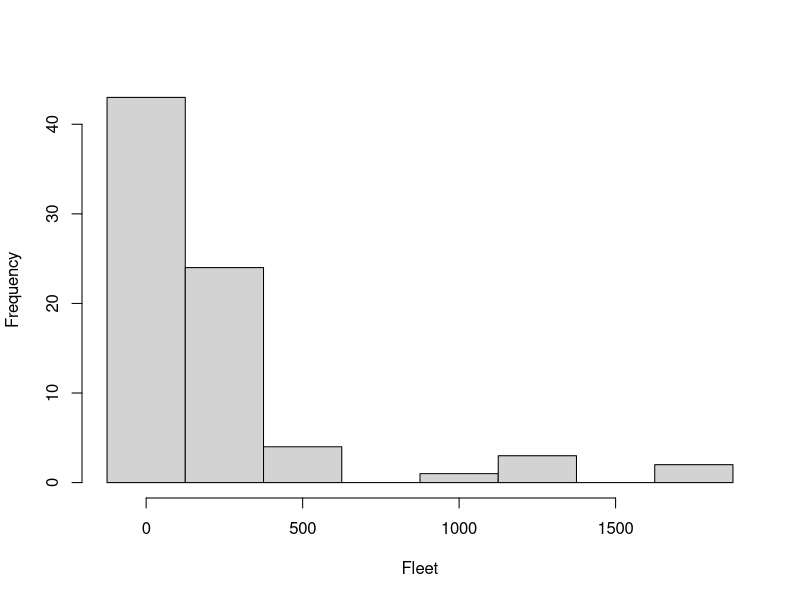
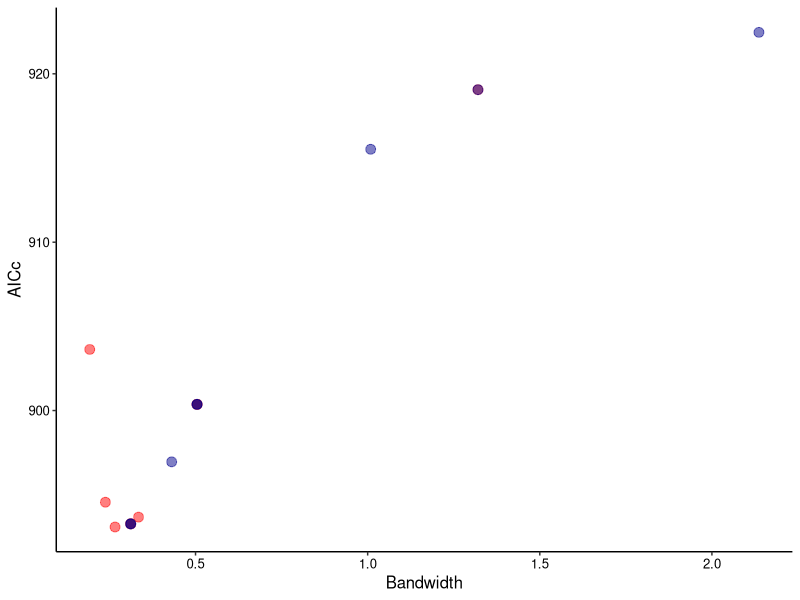
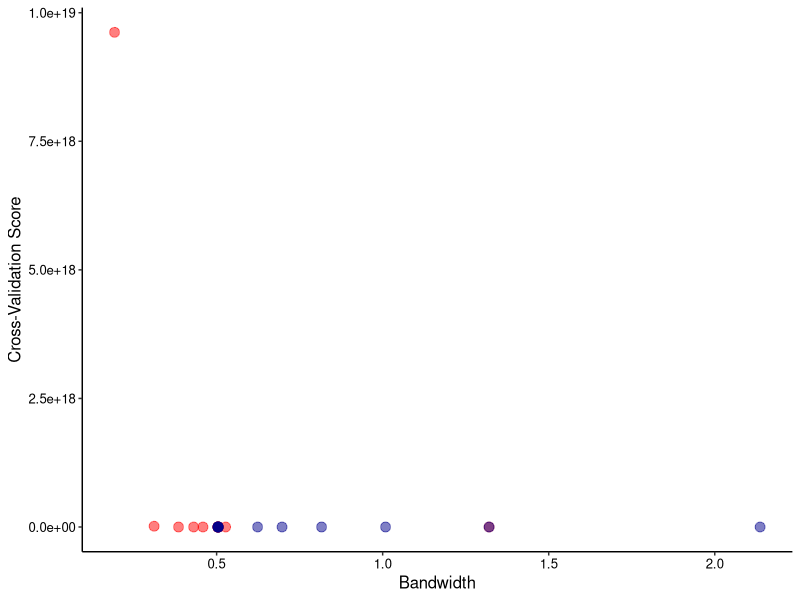
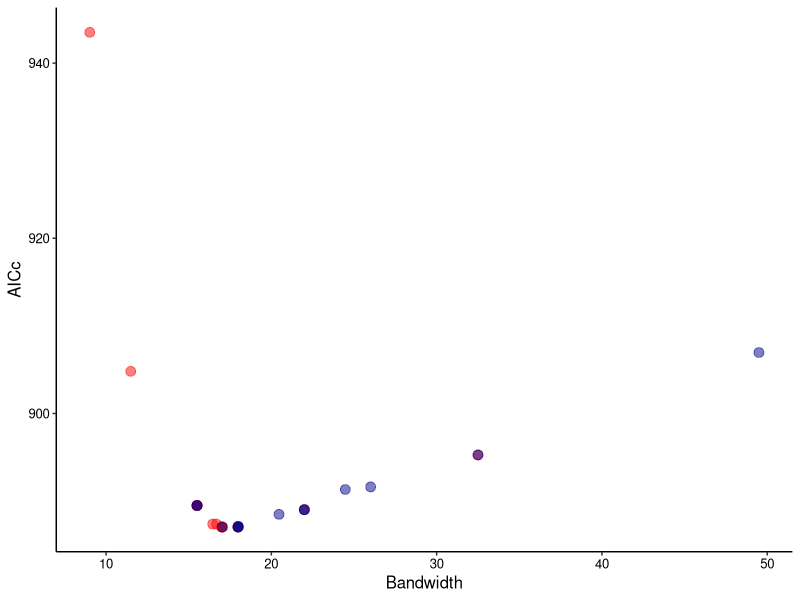
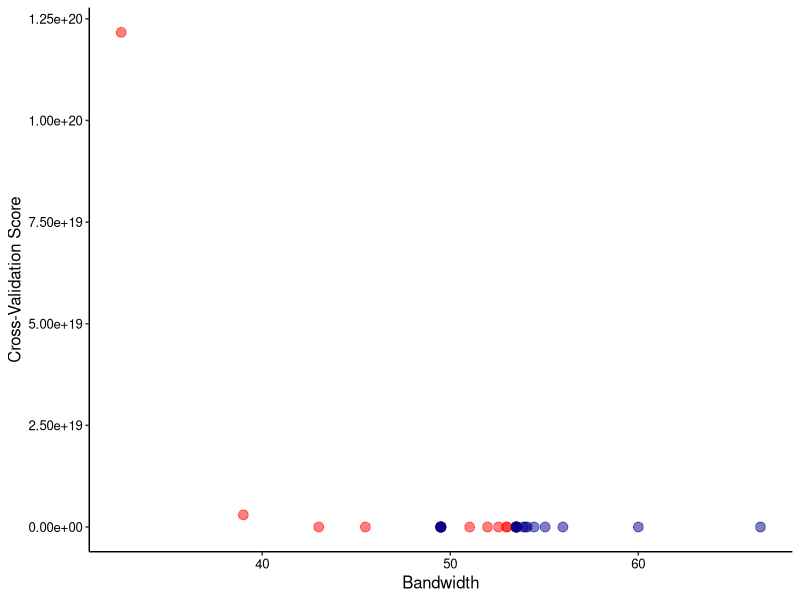
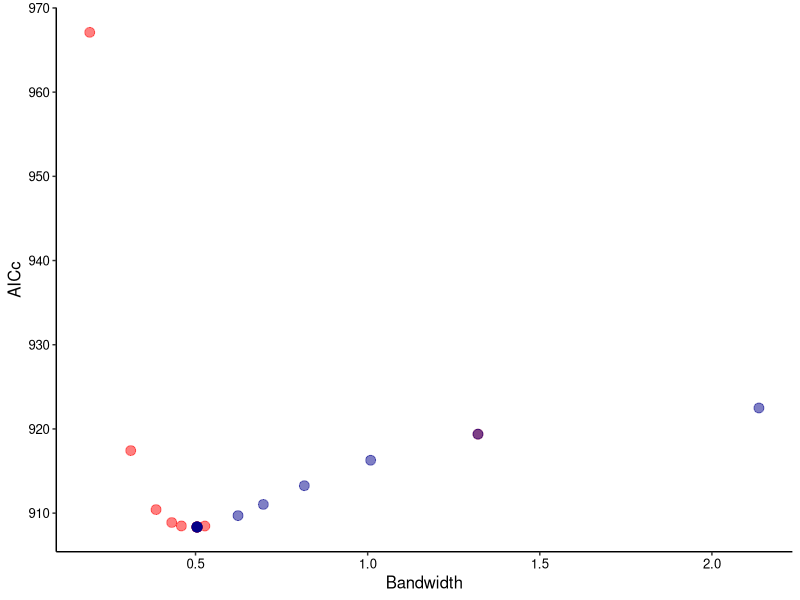
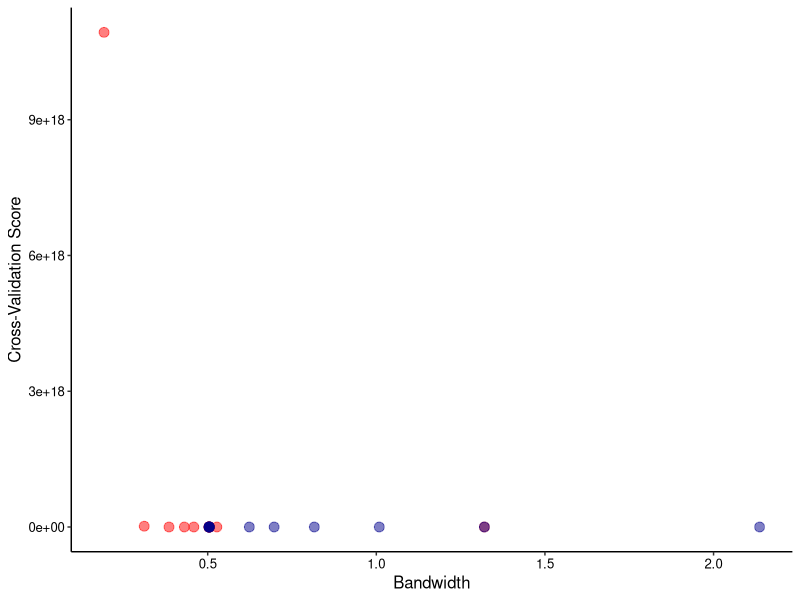
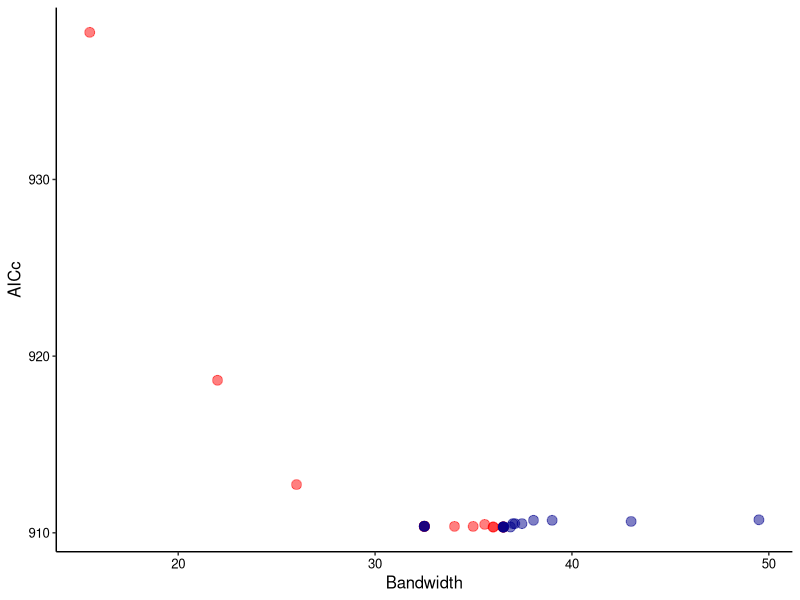

These figures' R source, in order:
############### GOLDEN SECTION SEARCH ###############
golden <- function(y, x, lat, long, method, type, gwr, offset=NULL){
  E <- 10
  COORD <- matrix(c(long, lat), ncol=2, byrow=F)
  n <- length(y)
  if (is.null(offset)){
    offset <- matrix(0, nrow=n, ncol=1)
  }
  x <- cbind(matrix(1, nrow=n, ncol=1), x)
  library(kableExtra)
  library(dplyr)
  tabela1 <- matrix(c(method, type, gwr), 1, 3)%>%
    kbl(caption = "", col.names=c("method", "type", "gwr"), align=c("c", "c", "c"))%>%
    kable_classic(full_width = F, html_font = "Cambria", position="left")
  print(tabela1)
  distance <- dist(COORD, "euclidean")
  maxd <- max(distance)
  if (method=="adaptive1"){
    h0 <- 5
    h3 <- n
  }
  else if (method == "adaptiven" | method == "fixed"){
    h0 <- 0
    h3 <- maxd
  }
  r <- 0.61803399
  c <- 1-r
  if (method == "adaptive1"){
    tol <- 0.9
  }
  else{
    tol <- 0.1
  }
  h1 <- h0+(1-r)*(h3-h0)
  h2 <- h0+r*(h3-h0)
  tabela2 <- matrix(c(h0, h1, h2, h3), 1, 4)%>%
    kbl(caption = "", col.names=c("h0", "h1", "h2", "h3"), align=c("c", "c", "c", "c"))%>%
    kable_classic(full_width = F, html_font = "Cambria", position="left")
  print(tabela2)
  cv <- function(h, method, n, coord, x, y, type, maxd, gwr, offset, distance){
    E <- 10
    alphaii <- matrix(0, nrow=n, ncol=2)
    yhat <- matrix(0, nrow=n, ncol=1)
    S <- matrix(0, nrow=n,ncol=n)
    if (gwr=="global"){
      ym <- sum(y)/length(y)
      u <- (y+ym)/2
      n <- log(u);
      par <- 1
      ddpar <- 1
      j <- 0
      aux2 <- 0
      while (abs(ddpar)>0.00001){
        aux1 <- 0
        dpar <- 1
        parold <- par
        while (abs(dpar)>0.001){
          aux1 <- aux1+1
          if (par<0){
            par <- 0.00001
          }
          par <- ifelse(par<E^-10,E^-10,par)
          par <- as.numeric(par)
          g <- sum(digamma(par+y)-digamma(par)+log(par)+1-log(par+u)-(par+y)/(par+u))
          hess <- sum(trigamma(par+y)-trigamma(par)+1/par-2/(par+u)+(y+par)/((par+u)*(par+u)))
          hess <- ifelse(abs(hess)<E^-23,sign(hess)*E^-23,hess)
          hess <- ifelse(hess==0,E^-23,hess)
          par0 <- par
          par <- par0-solve(hess)*g
          if (aux1>50 & par>E^5){
            dpar <- 0.0001
            aux2 <- aux2+1
            if (aux2==1){
              par <- 2
            }	
            else if (aux2==2){
              par=E^5
            }
            else if (aux2==3){
              par <- 0.0001
            }
          }
          else {
            dpar <- par-par0
          }
        }
        a <- 1/par
        dev <- 0
        ddev <- 1
        i <- 0
        while (abs(ddev)>0.00001 & i<800){
          i <- i+1
          w <- (u/(1+as.numeric(a)*u))+(y-u)*(as.numeric(a)*u/(1+2*as.numeric(a)*u+as.numeric(a)^2*u*u))
          z <- n+(y-u)/(w*(1+as.numeric(a)*u)) - as.numeric(offset)
          b <- solve(t(x*as.numeric(w))%*%x)%*%t(x*as.numeric(w))%*%as.numeric(z)
          n <- x%*%b + offset
          u <- exp(n)
          olddev <- dev
          u <- ifelse(u<E^-150,E^-150,u)
          tt <- y/u
          tt <- ifelse(tt==0,E^-10,tt)
          dev <- 2*sum(t(y*log(tt))-(y+1/a)*log((1+a%*%y)/as.numeric(1+as.numeric(a)*u)))
          ddev <- dev-olddev
        }
        if (aux2>4){
          ddpar <- E^-9
        }
        else{
          ddpar <- par-parold
        }
      }
      alpha <- a
    }
    n <- length(y)
    aux2 <- 0
    sequ <- 1:n
    for (i in 1:n){
      seqi <- matrix(i,nrow=n,ncol=1)
      distan <- cbind(cbind(seqi, sequ), as.matrix(distance)[,i])
      u <- nrow(distan)
      w <- matrix(0,u,1)
      if (method=="fixed"){
        if (type=="cv"){
          for (jj in 1:u){
            if (distan[jj,3]<=maxd*0.8 & distan[jj,3]!=0){
              w[jj] <- exp(-0.5*(distan[jj,3]/h)^2)
            }
            else{
              w[jj] <- 0
            }
          }
        }
        else{
          for (jj in 1:u){
            if (distan[jj,3]<=maxd*0.8) {
              w[jj] <- exp(-0.5*(distan[jj,3]/h)^2)
            }
            else{
              w[jj] <- 0
            }
          }
        }
      }
      else if (method=="adaptiven"){
        if (type=="cv"){
          for (jj in 1:u){
            if (distan[jj,3]<=h & distan[jj,3]!=0){
              w[jj] <- (1-(distan[jj,3]/h)^2)^2
            }
            else{
              w[jj] <- 0
            }
          }
        }
        else{
          for (jj in 1:u){
            if (distan[jj,3]<=h){
              w[jj] <- (1-(distan[jj,3]/h)^2)^2
            }
            else{
              w[jj] <- 0
            }
          }
        }
      }
      else if (method=="adaptive1"){
        distan <- distan[order(distan[,3]),]
        distan <- cbind(distan,1:n)
        w <- matrix(0,n,2)
        hn <- distan[h,3]
        if (type=="cv"){
          for (jj in 1:n){
            if (distan[jj,4]<= h & distan[jj,3]!=0){
              w[jj,1] <- (1-(distan[jj,3]/hn)^2)^2
            }
            else{
              w[jj,1] <- 0
            }
            w[jj,2] <- distan[jj,2]
          }
        }
        else{
          for (jj in 1:n){
            if (distan[jj,4]<=h){
              w[jj,1] <- (1-(distan[jj,3]/hn)^2)^2
            }
            else{
              w[jj,1] <- 0
            }
            w[jj,2] <- distan[jj,2]
          }
        }
        w <- w[order(w[, 2]), ]
      }
      wi <- w[,1]
      ym <- sum(y)/length(y)
      uj <- (y+ym)/2
      nj <- log(uj)
      if (i==1 | aux2==5){
        par <- 1
      }
      else{
        par <- alphaii[i-1,2]
      }
      ddpar <- 1
      jj <- 0
      count <- 0
      aux2 <- 0
      while (abs(ddpar)>0.000001){
        aux1 <- 0
        dpar <- 1
        parold <- par
        if (gwr=="global" | gwr=="poisson"){
          dpar <- 0.00001
          if (gwr=="global"){
            par <- 1/a
          }
        }
        # computing alpha=1/par, where par=theta #
        while (abs(dpar)>0.001){
          aux1 <- aux1+1
          if (gwr=="local"){
            par <- ifelse(par<E^-10,E^-10,par)
            g <- sum((digamma(par+y)-digamma(par)+log(par)+1-log(as.numeric(par)+uj)-(as.numeric(par)+y)/(as.numeric(par)+uj))*w[,1])
            hess <- sum((trigamma(par+y)-trigamma(par)+1/par-2/(as.numeric(par)+uj)+(y+par)/((as.numeric(par)+uj)*(as.numeric(par)+uj)))*w[,1])
          }
          hess <- ifelse(abs(hess)<E^-23,sign(hess)*E^-23,hess)
          hess <- ifelse(hess==0,E^-23,hess)
          par0 <- par
          par <- par0-solve(hess)*g
          if (par<=0){
            count <- count+1
            if (count<10){
              par <- 0.000001
            }
            else{
              par <- abs(par)
            }
          }
          if (aux1>50 & par>E^5){
            dpar <- 0.0001
            aux2 <- aux2+1
            if (aux2==1){
              par <- 2
            }
            else if (aux2==2){
              par <- E^5
            }
            else if (aux2==3){
              par <- 0.0001
            }
          }
          else{
            dpar <- par-par0
            if (par<E^-3){
              dpar <- dpar*100
            }
          }
        }
        if (gwr=="poisson"){
          alpha <- 0
        }
        else{
          alpha <- 1/par
        }
        dev <- 0
        ddev <- 1
        cont <- 0
        # computing beta #
        while (abs(ddev)>0.000001 & cont<800){
          cont <- cont+1
          uj <- ifelse(uj>E^100,E^100,uj)
          aux <- (as.numeric(alpha)*uj/(1+2*as.numeric(alpha)*uj+as.numeric(alpha%*%alpha)*uj*uj))
          Ai <- (uj/(1+as.numeric(alpha)*uj))+(y-uj)*aux
          Ai <- ifelse(Ai<=0,E^-5,Ai)
          zj <- nj+(y-uj)/(Ai*(1+as.numeric(alpha)*uj)) - offset
          #print(c("det",det(t(x)%*%((as.numeric(wi*Ai))*x))))
          if (det(t(x)%*%((as.numeric(wi*Ai))*x))<1){
            bi <- matrix(0,ncol(x),1)
          }
          else{
            bi <- solve(t(x)%*%(as.numeric(wi*Ai)*x))%*%t(x)%*%(as.numeric(wi*Ai)*zj)
          }
          nj <- x%*%bi + offset
          nj <- ifelse(nj>E^2,E^2,nj)
          uj <- exp(nj)
          olddev <- dev
          uj <- ifelse(uj<E^-150,E^-150,uj)
          tt <- y/uj
          tt <- ifelse(tt==0,E^-10,tt)
          if (gwr=="poisson"){
            dev <- 2*sum(y*log(tt)-(y-uj))
          }
          else{
            dev <- 2*sum(y*log(tt)-(y+1/alpha)*log((1+alpha*y)/(1+as.numeric(alpha)*uj)))
          }
          if (cont>100){
            ddev <- 0.0000001
          }
          else{
            ddev <- dev-olddev
          }
        }
        jj <- jj+1
        if (gwr=="global" | gwr=="poisson" | aux2>4 | jj>50 | ddpar==0.0000001){
          ddpar <- E^-9
        }
        else{
          ddpar <- par-parold
          if (par<E^-3){
            ddpar <- ddpar*100
          }
        }
      }
      Ai2 <- (uj/(1+as.numeric(alpha)*uj))+(y-uj)*(as.numeric(alpha)*uj/(1+2*as.numeric(alpha)*uj+as.numeric(alpha*alpha)*uj*uj))
      if (all(apply(Ai2, 2, min)<E^-5)){
        Ai2 <- ifelse(Ai2<E^-5,E^-5,Ai2)
      }
      Ai <- Ai2
      if (det(t(x)%*%(as.numeric(wi*Ai)*x))<1){
        S[i,] <- matrix(0,1,n)
      }
      else{
        S[i,] <- x[i,]%*%solve(t(x)%*%(as.numeric(wi*Ai)*x))%*%t(x*as.numeric(wi*Ai))
      }
      yhat[i] <- uj[i]
      alphaii[i,1] <- i
      alphaii[i,2] <- alpha
    }
    alpha <- alphaii[,2]
    yhat <- ifelse(yhat<E^-150,E^-150,yhat)
    tt <- y/yhat
    tt <- ifelse(tt==0,E^-10,tt)
    if (gwr=="poisson"){
      dev <- 2*sum(y*log(tt)-(y-yhat))
    }
    else{
      dev <- 2*sum(y*log(tt)-(y+1/alpha)*log((1+alpha*y)/(1+alpha*yhat)))
    }
    if (gwr!="poisson"){
      a2 <- y+1/alpha
      b2 <- 1/alpha
      c2 <- y+1
    }
    else{
      a2 <- y
      b2 <- 1/(alpha+E^-8)
      c2 <- y+1
      a2 <- ifelse(a2==0,E^-10,a2)
    }
    algamma <- matrix(0,n,1)
    blgamma <- matrix(0,n,1)
    clgamma <- matrix(0,n,1)
    for (i in 1:length(y)){
      algamma[i] <- lgamma(a2[i])
      blgamma[i] <- lgamma(b2[i])
      clgamma[i] <- lgamma(c2[i])
    }
    if (gwr!="poisson"){
      ll <- sum(y*log(alpha*yhat)-(y+1/alpha)*log(1+alpha*yhat)+ algamma - blgamma - clgamma )
      npar <- sum(diag(S))+1
    }
    else{
      ll <- sum(-yhat+y*log(yhat)-clgamma)
      npar <- sum(diag(S))
    }
    #AIC= 2*npar + dev;#
    AIC <- 2*npar -2*ll
    aicc <- AIC +(2*npar*(npar+1))/(n-npar-1)
    cv <- t(y-yhat)%*%(y-yhat)
    res <- cbind(cbind(cbind(cv,aicc),npar),dev)
    return (res)
  }
  out <<- data.frame()
  if (type=="cv"){
    pos <- 1
  }
  else{
    if (type=="aic"){
      pos <- 2
    }
    else{
      pos <- 4
    }
  }
  res1 <- cv(h1, method=method, n=n, coord=COORD, x=x, y=y, type=type, maxd=maxd, gwr=gwr, offset=offset, distance=distance)
  npar1 <- res1[3]
  res1 <- res1[pos]
  res2 <- cv(h2, method=method, n=n, coord=COORD, x=x, y=y, type=type, maxd=maxd, gwr=gwr, offset=offset, distance=distance)
  npar2 <- res2[3]
  res2 <- res2[pos]
  if (type=="cv"){
    out <<- rbind(out, c(h1, res1, h2, res2))
    names(out) <<- c("h1", "res1", "h2", "res2")
  }
  else{
    out <<- rbind(out, c(h1, res1, npar1, h2, res2, npar2))
    names(out) <<- c("h1", "res1", "npar1", "h2", "res2", "npar2")
  }
  while(abs(h3-h0) > tol*2){
    if (res2<res1){
      h0 <- h1
      h1 <- h2
      h2 <- c*h1+r*h3
      res1 <- res2
      npar1 <- npar2
      res2 <- cv(h2, method=method, n=n, coord=COORD, x=x, y=y, type=type, maxd=maxd, gwr=gwr, offset=offset, distance=distance)
      npar2 <- res2[3]
      res2 <- res2[pos]
      if (type=="cv"){
        out <<- rbind(out, c(h1, res1, h2, res2))
      }
      else{
        out <<- rbind(out, c(h1, res1, npar1, h2, res2, npar2))
      }
    }
    else{
      h3 <- h2
      h2 <- h1
      h1 <- c*h2+r*h0
      res2 <- res1
      npar2 <- npar1
      res1 <- cv(h1, method=method, n=n, coord=COORD, x=x, y=y, type=type, maxd=maxd, gwr=gwr, offset=offset, distance=distance)
      npar1 <- res1[3]
      res1 <- res1[pos]
      if (type=="cv"){
        out <<- rbind(out, c(h1, res1, h2, res2))
      }
      else{
        out <<- rbind(out, c(h1, res1, npar1, h2, res2, npar2))
      }
    }
  }
  if (method=="adaptive1"){
    xmin <- (h3+h0)/2
    h2 <- ceiling(xmin)
    h1 <- floor(xmin)
    golden1 <- cv(h1, method=method, n=n, coord=COORD, x=x, y=y, type=type, maxd=maxd, gwr=gwr, offset=offset, distance=distance)
    g1 <- golden1[pos]
    golden2 <- cv(h2, method=method, n=n, coord=COORD, x=x, y=y, type=type, maxd=maxd, gwr=gwr, offset=offset, distance=distance)
    g2 <- golden2[pos]
    npar1 <- golden1[3]
    res1 <- golden1[pos]
    npar2 <- golden2[3]
    res2 <- golden2[pos]
    if(type=="cv"){
      out <<- rbind(out, c(h1, res1, h2, res2))
    }
    else{
      out <<- rbind(out, c(h1, res1, npar1, h2, res2, npar2))
    }
    if (g1<g2){
      xmin <- h1
      npar <- golden1[3]
      golden <- g1
    }
    else{
      xmin <- h2
      npar <- golden2[3]
      golden <- g2
    }
  }
  else{
    xmin <- (h3+h0)/2
    golden <- cv(xmin, method=method, n=n, coord=COORD, x=x, y=y, type=type, maxd=maxd, gwr=gwr, offset=offset, distance=distance)
    npar <- golden[3]
    golden <- golden[pos]
  }
  h1 <- xmin
  res1 <- golden
  npar1 <- npar
  h2 <- NA
  res2 <- NA
  npar2 <- NA
  if (type=="cv"){
    out <<- rbind(out, c(h1, res1, h2, res2))
    tabela3 <- matrix(c(golden, xmin), 1, 2)%>%
      kbl(caption = "", col.names=c("golden", "xmin"), align=c("c", "c"))%>%
      kable_classic(full_width = F, html_font = "Cambria", position="left")
    print(tabela3)
  }
  else{
    out <<- rbind(out, c(h1, res1, npar1, h2, res2, npar2))
    tabela3 <- matrix(c(golden, xmin, npar), 1, 3)%>%
      kbl(caption = "", col.names=c("golden", "xmin", "npar"), align=c("c", "c", "c"))%>%
      kable_classic(full_width = F, html_font = "Cambria", position="left")
    print(tabela3)
  }
  View(out)
}

### Trocas
# _dist_ ---> distance
# seq ---> sequ
# dist ---> distan

############### EXEMPLO ###############
setwd('~/PIBIC/golden_section_search')
data_gwnbr <- read.table('data_gwnbr.txt', header=T)

library(kableExtra)
library(dplyr)
matrix(c(mean(data_gwnbr$fleet), var(data_gwnbr$fleet)), 1, 2)%>%
  kbl(caption = "Fleet Variable", col.names=c("Mean", "Variance"), align=c("c", "c")) %>%
  kable_classic(full_width = F, html_font = "Cambria", position="left")
hist(data_gwnbr$fleet, breaks=c(-125, 125, 375, 625, 875, 1125, 1375, 1625, 1875), main="", xlab="Fleet", ylab="Frequency")
library(tidyverse)

############### TESTS AND PLOTS #################
# Test 1 - GWR=local METHOD=fixed TYPE=aic
golden(y=data_gwnbr$fleet,x=data_gwnbr$industry,lat=data_gwnbr$x,long=data_gwnbr$Y,method="fixed", type="aic",gwr="local")
ggplot(out,aes(x=as.numeric(h1),y=as.numeric(res1))) + geom_point(colour="red",alpha=0.5,size=3) +
  scale_y_continuous() + 
  scale_x_continuous() + 
  geom_point(aes(x=as.numeric(h2),y=as.numeric(res2)),colour="darkblue",alpha=.5,size=3) + 
  labs(x= "Bandwidth", y="AICc") +
  theme_test() +
  theme(axis.title.y=element_text(colour="black", size=12),
        axis.title.x = element_text(colour="black", size=12),
        axis.text = element_text(colour = "black", size=9.5),
        panel.border = element_blank(),
        axis.line = element_line(colour = "black"))


# Test 2 - GWR=local METHOD=fixed TYPE=cv
golden(y=data_gwnbr$fleet,x=data_gwnbr$industry,lat=data_gwnbr$x,long=data_gwnbr$Y,method="fixed", type="cv",gwr="local")
ggplot(out,aes(x=as.numeric(h1),y=as.numeric(res1))) + geom_point(colour="red",alpha=0.5,size=3) +
  scale_y_continuous() + 
  scale_x_continuous() + 
  geom_point(aes(x=as.numeric(h2),y=as.numeric(res2)),colour="darkblue",alpha=.5,size=3) + 
  labs(x= "Bandwidth", y="Cross-Validation Score") +
  theme_test() +
  theme(axis.title.y=element_text(colour="black", size=12),
        axis.title.x = element_text(colour="black", size=12),
        axis.text = element_text(colour = "black", size=9.5),
        panel.border = element_blank(),
        axis.line = element_line(colour = "black"))

# Test 3 - GWR=local METHOD=adaptive1 TYPE=aic
golden(y=data_gwnbr$fleet,x=data_gwnbr$industry,lat=data_gwnbr$x,long=data_gwnbr$Y,method="adaptive1", type="aic",gwr="local")
ggplot(out,aes(x=as.numeric(h1),y=as.numeric(res1))) + geom_point(colour="red",alpha=0.5,size=3) +
  scale_y_continuous() + 
  scale_x_continuous() + 
  geom_point(aes(x=as.numeric(h2),y=as.numeric(res2)),colour="darkblue",alpha=.5,size=3) + 
  labs(x= "Bandwidth", y="AICc") +
  theme_test() +
  theme(axis.title.y=element_text(colour="black", size=12),
        axis.title.x = element_text(colour="black", size=12),
        axis.text = element_text(colour = "black", size=9.5),
        panel.border = element_blank(),
        axis.line = element_line(colour = "black"))

# Test 4 - GWR=local METHOD=adaptive1 TYPE=cv
golden(y=data_gwnbr$fleet,x=data_gwnbr$industry,lat=data_gwnbr$x,long=data_gwnbr$Y,method="adaptive1", type="cv",gwr="local")
ggplot(out,aes(x=as.numeric(h1),y=as.numeric(res1))) + geom_point(colour="red",alpha=0.5,size=3) +
  scale_y_continuous() + 
  scale_x_continuous() + 
  geom_point(aes(x=as.numeric(h2),y=as.numeric(res2)),colour="darkblue",alpha=.5,size=3) + 
  labs(x= "Bandwidth", y="Cross-Validation Score") +
  theme_test() +
  theme(axis.title.y=element_text(colour="black", size=12),
        axis.title.x = element_text(colour="black", size=12),
        axis.text = element_text(colour = "black", size=9.5),
        panel.border = element_blank(),
        axis.line = element_line(colour = "black"))

# Test 5 - GWR=global METHOD=fixed TYPE=aic
golden(y=data_gwnbr$fleet,x=data_gwnbr$industry,lat=data_gwnbr$x,long=data_gwnbr$Y,method="fixed", type="aic",gwr="global")
ggplot(out,aes(x=as.numeric(h1),y=as.numeric(res1))) + geom_point(colour="red",alpha=0.5,size=3) +
  scale_y_continuous() + 
  scale_x_continuous() + 
  geom_point(aes(x=as.numeric(h2),y=as.numeric(res2)),colour="darkblue",alpha=.5,size=3) + 
  labs(x= "Bandwidth", y="AICc") +
  theme_test() +
  theme(axis.title.y=element_text(colour="black", size=12),
        axis.title.x = element_text(colour="black", size=12),
        axis.text = element_text(colour = "black", size=9.5),
        panel.border = element_blank(),
        axis.line = element_line(colour = "black"))

# Test 6 - GWR=global METHOD=fixed TYPE=cv
golden(y=data_gwnbr$fleet,x=data_gwnbr$industry,lat=data_gwnbr$x,long=data_gwnbr$Y,method="fixed", type="cv",gwr="global")
ggplot(out,aes(x=as.numeric(h1),y=as.numeric(res1))) + geom_point(colour="red",alpha=0.5,size=3) +
  scale_y_continuous() + 
  scale_x_continuous() + 
  geom_point(aes(x=as.numeric(h2),y=as.numeric(res2)),colour="darkblue",alpha=.5,size=3) + 
  labs(x= "Bandwidth", y="Cross-Validation Score") +
  theme_test() +
  theme(axis.title.y=element_text(colour="black", size=12),
        axis.title.x = element_text(colour="black", size=12),
        axis.text = element_text(colour = "black", size=9.5),
        panel.border = element_blank(),
        axis.line = element_line(colour = "black"))


# Test 7 - GWR=global METHOD=adaptive1 TYPE=aic
golden(y=data_gwnbr$fleet,x=data_gwnbr$industry,lat=data_gwnbr$x,long=data_gwnbr$Y,method="adaptive1", type="aic",gwr="global")
ggplot(out,aes(x=as.numeric(h1),y=as.numeric(res1))) + geom_point(colour="red",alpha=0.5,size=3) +
  scale_y_continuous() + 
  scale_x_continuous() + 
  geom_point(aes(x=as.numeric(h2),y=as.numeric(res2)),colour="darkblue",alpha=.5,size=3) + 
  labs(x= "Bandwidth", y="AICc") +
  theme_test() +
  theme(axis.title.y=element_text(colour="black", size=12),
        axis.title.x = element_text(colour="black", size=12),
        axis.text = element_text(colour = "black", size=9.5),
        panel.border = element_blank(),
        axis.line = element_line(colour = "black"))

# Test 8 - GWR=global METHOD=adaptive1 TYPE=cv
golden(y=data_gwnbr$fleet,x=data_gwnbr$industry,lat=data_gwnbr$x,long=data_gwnbr$Y,method="adaptive1", type="cv",gwr="global")
ggplot(out,aes(x=as.numeric(h1),y=as.numeric(res1))) + geom_point(colour="red",alpha=0.5,size=3) +
  scale_y_continuous() + 
  scale_x_continuous() + 
  geom_point(aes(x=as.numeric(h2),y=as.numeric(res2)),colour="darkblue",alpha=.5,size=3) + 
  labs(x= "Bandwidth", y="Cross-Validation Score") +
  theme_test() +
  theme(axis.title.y=element_text(colour="black", size=12),
        axis.title.x = element_text(colour="black", size=12),
        axis.text = element_text(colour = "black", size=9.5),
        panel.border = element_blank(),
        axis.line = element_line(colour = "black"))

# Test 9 - GWR=poisson METHOD=fixed TYPE=aic
# ta ficando um pouco diferente do plot do professor
golden(y=data_gwnbr$fleet,x=data_gwnbr$industry,lat=data_gwnbr$x,long=data_gwnbr$Y,method="fixed", type="aic",gwr="poisson")
ggplot(out,aes(x=as.numeric(h1),y=as.numeric(res1))) + geom_point(colour="red",alpha=0.5,size=3) +
  scale_y_continuous() + 
  scale_x_continuous() + 
  geom_point(aes(x=as.numeric(h2),y=as.numeric(res2)),colour="darkblue",alpha=.5,size=3) + 
  labs(x= "Bandwidth", y="AICc") +
  theme_test() +
  theme(axis.title.y=element_text(colour="black", size=12),
        axis.title.x = element_text(colour="black", size=12),
        axis.text = element_text(colour = "black", size=9.5),
        panel.border = element_blank(),
        axis.line = element_line(colour = "black"))

# Test 10 - GWR=poisson METHOD=fixed TYPE=cv
golden(y=data_gwnbr$fleet,x=data_gwnbr$industry,lat=data_gwnbr$x,long=data_gwnbr$Y,method="fixed", type="cv",gwr="poisson")
ggplot(out,aes(x=as.numeric(h1),y=as.numeric(res1))) + geom_point(colour="red",alpha=0.5,size=3) +
  scale_y_continuous() + 
  scale_x_continuous() + 
  geom_point(aes(x=as.numeric(h2),y=as.numeric(res2)),colour="darkblue",alpha=.5,size=3) + 
  labs(x= "Bandwidth", y="Cross-Validation Score") +
  theme_test() +
  theme(axis.title.y=element_text(colour="black", size=12),
        axis.title.x = element_text(colour="black", size=12),
        axis.text = element_text(colour = "black", size=9.5),
        panel.border = element_blank(),
        axis.line = element_line(colour = "black"))

# Test 11 - GWR=poisson METHOD=adaptive1 TYPE=aic
golden(y=data_gwnbr$fleet,x=data_gwnbr$industry,lat=data_gwnbr$x,long=data_gwnbr$Y,method="adaptive1", type="aic",gwr="poisson")
ggplot(out,aes(x=as.numeric(h1),y=as.numeric(res1))) + geom_point(colour="red",alpha=0.5,size=3) +
  scale_y_continuous() + 
  scale_x_continuous() + 
  geom_point(aes(x=as.numeric(h2),y=as.numeric(res2)),colour="darkblue",alpha=.5,size=3) + 
  labs(x= "Bandwidth", y="AICc") +
  theme_test() +
  theme(axis.title.y=element_text(colour="black", size=12),
        axis.title.x = element_text(colour="black", size=12),
        axis.text = element_text(colour = "black", size=9.5),
        panel.border = element_blank(),
        axis.line = element_line(colour = "black"))


# Test 12 - GWR=poisson METHOD=adaptive1 TYPE=cv
golden(y=data_gwnbr$fleet,x=data_gwnbr$industry,lat=data_gwnbr$x,long=data_gwnbr$Y,method="adaptive1", type="cv",gwr="poisson")
ggplot(out,aes(x=as.numeric(h1),y=as.numeric(res1))) + geom_point(color="red",alpha=0.5,size=3) +
  scale_y_continuous() + 
  scale_x_continuous() +
  geom_point(aes(x=as.numeric(h2),y=as.numeric(res2)),color="darkblue",alpha=.5,size=3) + 
  labs(x= "Bandwidth", y="Cross-Validation Score") +
  theme_test() +
  theme(axis.title.y=element_text(colour="black", size=12),
        axis.title.x = element_text(colour="black", size=12),
        axis.text = element_text(colour = "black", size=9.5),
        panel.border = element_blank(),
        axis.line = element_line(colour = "black"))
